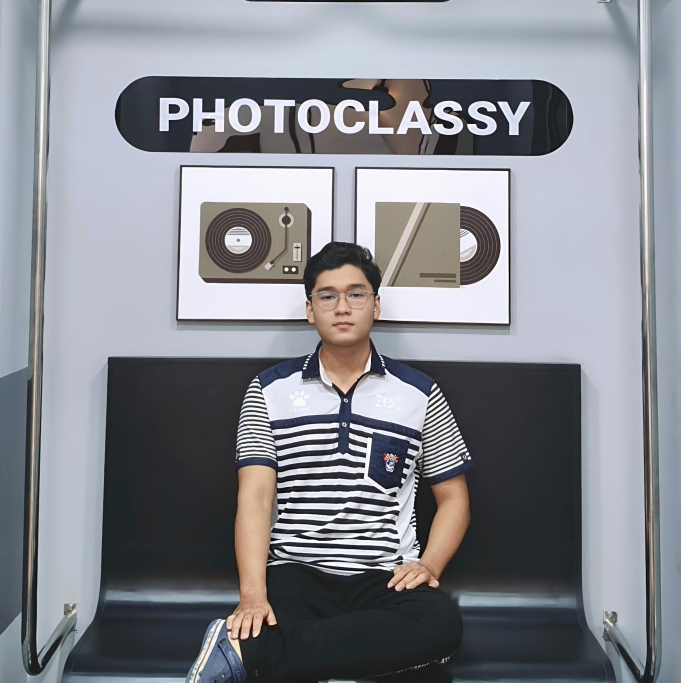
#> input picture day 29 7-3-2026/cho_quang.png, 2041 x 2048 px, given in place of the camera (shown at 1/3 size)
$ jupyter execute 2.ipynb
#> lines starting #> are read from the running program, lines starting #| are printed output that depends on the picture; after the words box and inside, x2 and y2 are one past the last pixel; in counts of white or black regions, pixels touching at a corner belong together
[cell 1]
import cv2
import pickle
import numpy as np
import os

# Khởi tạo camera và bộ phân loại khuôn mặt [cite: 94, 96]
camera = cv2.VideoCapture(0)
facecascade = cv2.CascadeClassifier(cv2.data.haarcascades + 'haarcascade_frontalface_default.xml')

face_data = [] # Mảng chứa dữ liệu pixel khuôn mặt [cite: 93]
i = 0

name = "face_detect_data"

[cell 2]
print("Bắt đầu quét khuôn mặt... Nhấn 'ESC' để dừng hoặc đợi máy lấy đủ 10 mẫu.")

while True:
    ret, frame = camera.read()
#> frame is the input picture: shape (2048, 2041, 3); mean B, G, R 142.6, 136.1, 133.9
    if ret:
        gray = cv2.cvtColor(frame, cv2.COLOR_BGR2GRAY) # Chuyển xám để xử lý [cite: 110, 125]
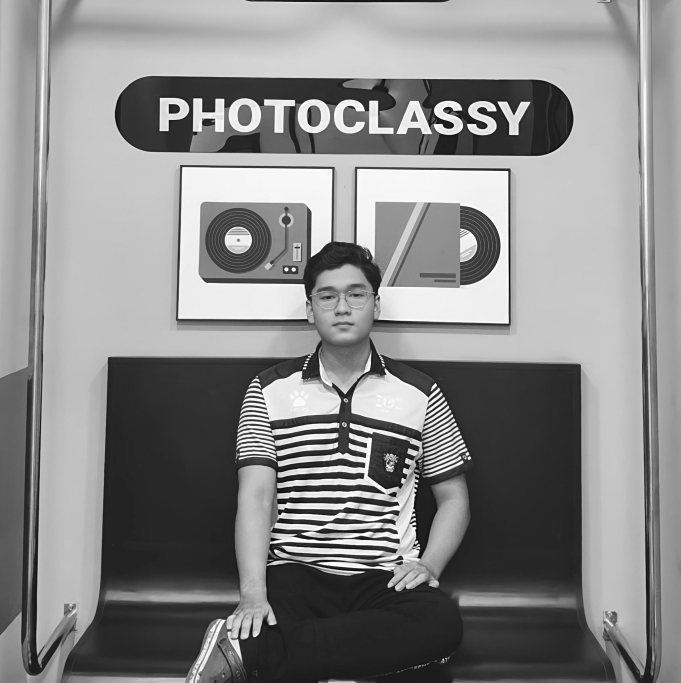
#> gray: shape (2048, 2041) (shown at 1/3 size); min 0, max 255, mean 136.2
        face_coordinates = facecascade.detectMultiScale(gray, 1.3, 4) # Phát hiện vị trí [cite: 127]
#> face_coordinates = [[913, 796, 226, 226]]

        # Sắp xếp để lấy khuôn mặt có diện tích lớn nhất (phòng trường hợp có người phía sau)
        face_coordinates = sorted(face_coordinates, key=lambda x: x[2]*x[3], reverse=True)

        for (a, b, w, h) in face_coordinates:
            # Cắt vùng khuôn mặt và resize về 50x50 [cite: 232, 236]
            fc = frame[b:b+h, a:a+w, :]
            r = cv2.resize(fc, (50, 50))

            # Chỉ lấy mẫu mỗi 10 frame để tránh dữ liệu quá trùng lặp
            if i < 10 and i % 1 == 0:
                face_data.append(r)
                print(f"Đã thu thập mẫu thứ: {len(face_data)}")
            i += 1

            # Vẽ khung để người dùng biết máy đang bắt đúng mặt mình
            cv2.rectangle(frame, (a, b), (a+w, b+h), (0, 255, 0), 2)
#> this loop made 1 pass
#> (a, b, w, h, i) on pass 1: (913, 796, 226, 226, 1)
#| Đã thu thập mẫu thứ: 1
#> pass 1, `fc = frame[b:b+h, a:a+w, :]`:
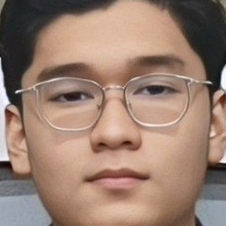
#> fc: shape (226, 226, 3); mean B, G, R 112.4, 126.9, 154
#> pass 1, `r = cv2.resize(fc, (50, 50))`:
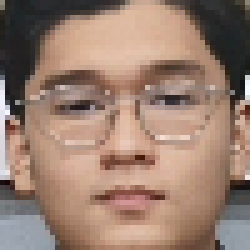
#> r: shape (50, 50, 3) (shown 5 times larger); mean B, G, R 112.3, 126.9, 153.9
#> after the loop:
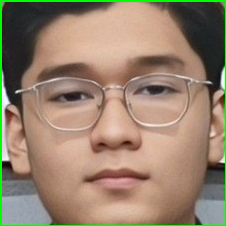
#> fc: shape (226, 226, 3); 2.64% of pixels changed, all inside (x1, y1, x2, y2) = (0, 0, 226, 226)
#> after the loop, face_data = 1 item; i = 1

        cv2.imshow('Collecting Face Data', frame)

        # Dừng khi đủ 10 mẫu hoặc nhấn ESC [cite: 130, 145]
        if cv2.waitKey(1) == 27 or len(face_data) == 10:
#> (key Esc is pressed here)
            break
    else:
        print("Lỗi Camera!")
        break

camera.release()
cv2.destroyAllWindows()

[cell 3]
# Chuyển mảng về dạng numpy array và reshape thành vector phẳng
face_data = np.asarray(face_data)
face_data = face_data.reshape(len(face_data), -1)

# Tạo thư mục dataset nếu chưa tồn tại
os.makedirs('dataset', exist_ok=True)

# Xử lý lưu tên (Names)
names_path = 'dataset/names.pkl'
if not os.path.exists(names_path):
    names = [name] * len(face_data)
#> names = ['face_detect_data']
    with open(names_path, 'wb') as f:
        pickle.dump(names, f)
else:
    with open(names_path, 'rb') as f:
        names = pickle.load(f)
    names = names + [name] * len(face_data)
    with open(names_path, 'wb') as f:
        pickle.dump(names, f)

# Xử lý lưu dữ liệu khuôn mặt (Faces)
faces_path = 'dataset/faces.pkl'
if not os.path.exists(faces_path):
    with open(faces_path, 'wb') as f:
        pickle.dump(face_data, f)
else:
    with open(faces_path, 'rb') as f:
        faces = pickle.load(f)
    faces = np.append(faces, face_data, axis=0)
    with open(faces_path, 'wb') as f:
        pickle.dump(faces, f)

print(f"Đã lưu {len(face_data)} mẫu khuôn mặt cho '{name}' vào thư mục dataset/")
#| Đã lưu 1 mẫu khuôn mặt cho 'face_detect_data' vào thư mục dataset/
